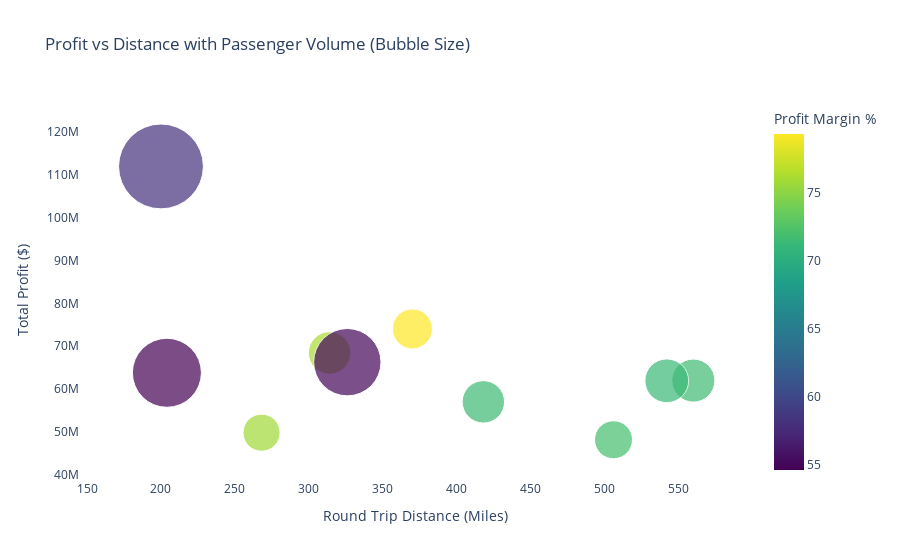

Notebook cell for this chart:
### Markdown cell above
Hawaiian routes dominate: Honolulu → Kahului tops the list with exceptionally high frequency for a short distance, suggesting dense inter-island travel.

All top 4 are Hawaii-based short hauls, reflecting critical regional connectivity and operational intensity.

Aspen → Denver and Burbank → Las Vegas also show high frequency, likely due to commuter or leisure-driven traffic.

These routes may not cover much ground but generate high flight volume, implying potential for efficiency improvements or aircraft size optimization.

### Code cell
# Select top 10 profitable routes for clarity
top_routes = filtered_df.sort_values(by='PROFIT', ascending=False).head(10)

# Bubble chart
fig = px.scatter(
    top_routes,
    x='ROUND_TRIP_DISTANCE_MILES',
    y='PROFIT',
    size='ESTIMATED_PASSENGERS',
    color='PROFIT_MARGIN_PCT',
    hover_name='ROUTE',
    title='Profit vs Distance with Passenger Volume (Bubble Size)',
    labels={
        'ROUND_TRIP_DISTANCE_MILES': 'Round Trip Distance (Miles)',
        'PROFIT': 'Total Profit ($)',
        'PROFIT_MARGIN_PCT': 'Profit Margin %'
    },
    color_continuous_scale='Viridis',
    size_max=60
)

fig.update_layout(
    plot_bgcolor='white',
    xaxis=dict(showgrid=True),
    yaxis=dict(showgrid=True)
)

fig.show()

### Figure 1 — Plotly figure (JSON) as saved in the notebook; plotly's stock layout.template omitted (floating-point values rounded to 4 significant figures)
{"data": [{"hovertemplate": "<b>%{hovertext}</b><br><br>Round Trip Distance (Miles)=%{x}<br>Total Profit ($)=%{y}<br>ESTIMATED_PASSENGERS=%{marker.size}<br>Profit Margin %=%{marker.color}<extra></extra>", "hovertext": ["HNL-OGG", "CLT-ILM", "CLT-MYR", "HNL-KOA", "HNL-LIH", "DFW-XNA", "ATL-PNS", "FAT-LAX", "DFW-GRK", "BTR-IAH"], "legendgroup": "", "marker": {"color": [58.11, 79.28, 76.1, 54.96, 54.65, 71.63, 71.25, 71.48, 75.7, 71.87], "coloraxis": "coloraxis", "size": [620900.0, 137734, 155010, 391008, 410800.0, 160000.0, 165000.0, 155100.0, 118700.0, 124542], "sizemode": "area", "sizeref": 172.5, "symbol": "circle"}, "mode": "markers", "name": "", "orientation": "v", "showlegend": false, "type": "scatter", "x": [200, 370, 314, 326, 204, 560, 542, 418, 268, 506], "xaxis": "x", "y": [111900000.0, 74030000.0, 68440000.0, 66280000.0, 63800000.0, 61990000.0, 61930000.0, 57020000.0, 49830000.0, 48180000.0], "yaxis": "y"}], "layout": {"coloraxis": {"colorbar": {"title": {"text": "Profit Margin %"}}, "colorscale": [[0, "#440154"], [0.1111, "#482878"], [0.2222, "#3e4989"], [0.3333, "#31688e"], [0.4444, "#26828e"], [0.5556, "#1f9e89"], [0.6667, "#35b779"], [0.7778, "#6ece58"], [0.8889, "#b5de2b"], [1, "#fde725"]]}, "legend": {"itemsizing": "constant", "tracegroupgap": 0}, "plot_bgcolor": "white", "title": {"text": "Profit vs Distance with Passenger Volume (Bubble Size)"}, "xaxis": {"anchor": "y", "domain": [0, 1], "showgrid": true, "title": {"text": "Round Trip Distance (Miles)"}}, "yaxis": {"anchor": "x", "domain": [0, 1], "showgrid": true, "title": {"text": "Total Profit ($)"}}}}
